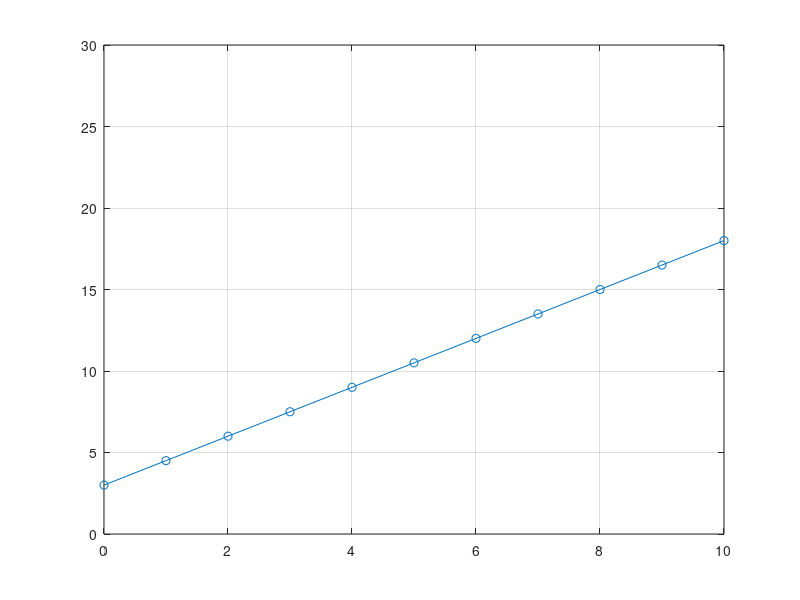

Source code (MATLAB):
model     = @(beta_0, beta_1, x_vals) beta_0 + beta_1.*x_vals;

% residual = observed value - predicted value
residuals = @(data, model) data - model;


x = 0:10;
b = 3;
a = 1.5;

y = model(b,a,x);

plot(x,y,"o-");
ylim([0,30]);
grid;